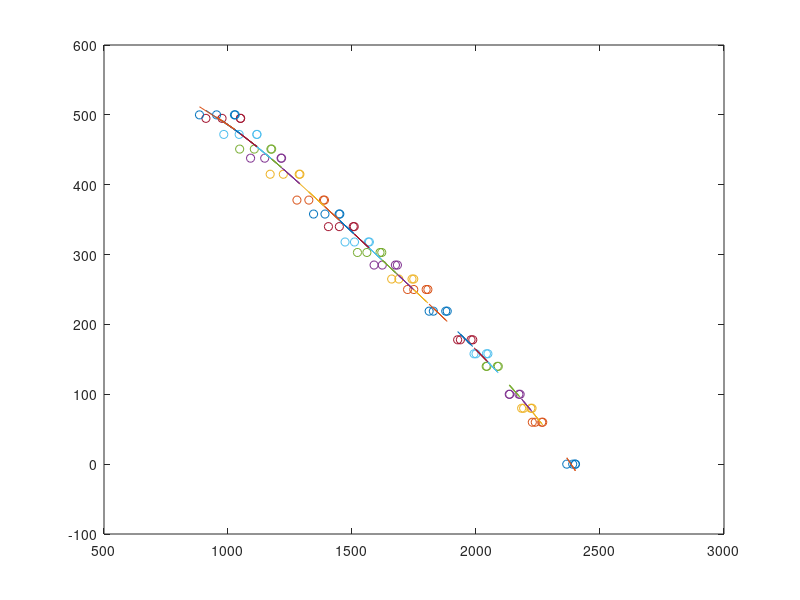

Recreate this plot in MATLAB.
%% 
close all;

%%
X = [2400, 2269, 2226, 2178, 2090, 2048, 1987, 1884, 1806, 1749, 1683, 1620, 1570, 1509, 1451, 1389, 1290, 1216, 1176, 1117, 1051, 1029;
    2366, 2227, 2184, 2134, 2044, 2000, 1937, 1828, 1749, 1689, 1622, 1560, 1510, 1449, 1391, 1326, 1223, 1148, 1106, 1045, 976, 954;
    2401, 2265, 2221, 2173, 2086, 2042, 1980, 1878, 1799, 1742, 1675, 1613, 1566, 1505, 1448, 1385, 1287, 1214, 1173, 1116, 1050, 1026;
    2390, 2239, 2192, 2136, 2041, 1992, 1926, 1811, 1724, 1660, 1589, 1522, 1472, 1405, 1345, 1278, 1170, 1091, 1047, 983, 911, 885];
y = [0, 60, 80, 100, 140, 158, 178, 219, 250, 265, 285, 303, 318, 340, 358, 378, 415, 438, 451, 472, 495, 500];
Y = repmat(y, 4, 1);

p = polyfit(X, Y, 4);

Y_fit = polyval(p, X);

plot(X, Y, 'o', X, Y_fit, '-');

fprintf('%.32f\n', p);